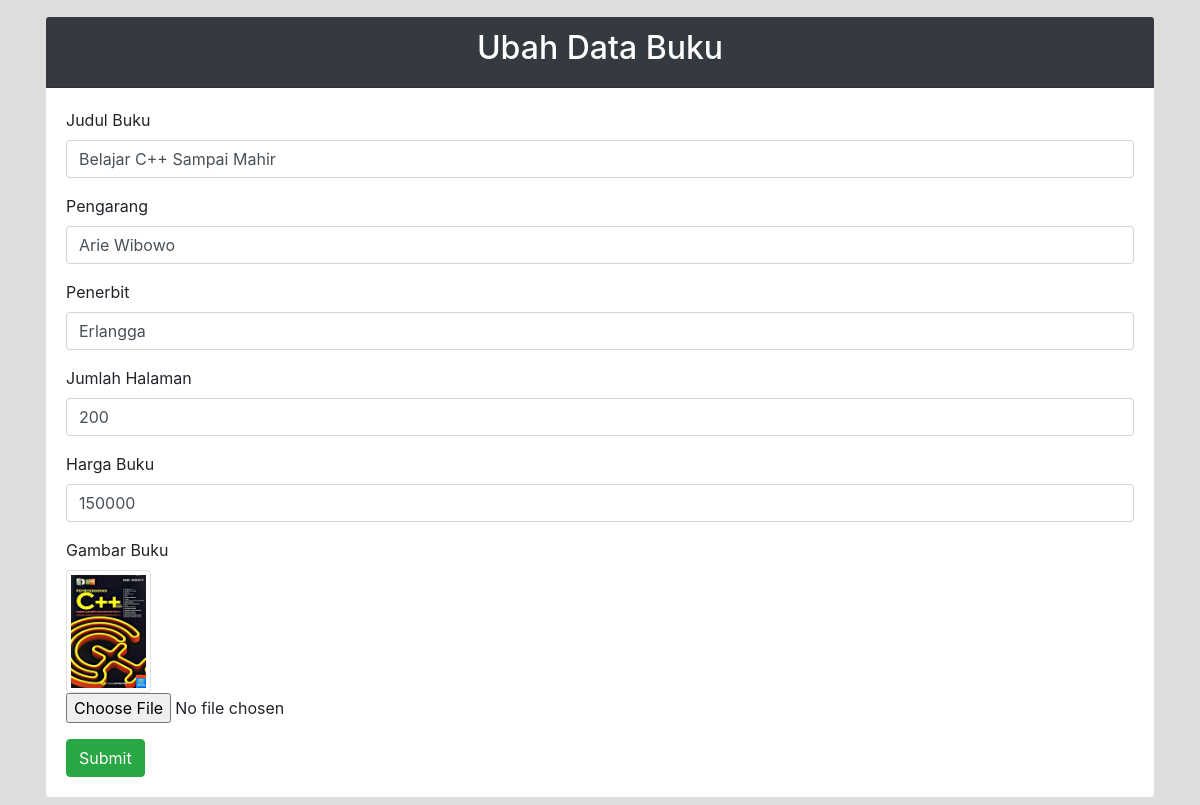
/ubah.php?id=12 (signed in), run on the app's committed database.
### tables this page shows
CREATE TABLE `buku` (
  `id` int(11) NOT NULL,
  `judul` varchar(500) NOT NULL,
  `pengarang` varchar(255) NOT NULL,
  `penerbit` varchar(255) NOT NULL,
  `jumlah_halaman` int(4) NOT NULL,
  `harga` int(10) NOT NULL,
  `gambar` varchar(100) NOT NULL
);

### function.php (called while the page is built, shortened)
<?php
$conn = mysqli_connect("localhost", "root", "", "rental_buku");
function query($query)
{
    global $conn;
    $result = mysqli_query($conn, $query);
    $rows = [];
    while ($row = mysqli_fetch_assoc($result)) {
        $rows[] = $row;
    }
    return $rows;
}

### ubah.php (the view, shortened to what this page needs)
<?php
include "template/header.php";
require "function.php";
$id = $_GET["id"];
$buku = query("SELECT * FROM buku WHERE id = $id")[0];
?>
<div class="container rounded my-3">
    <div class="card mt-3">
        <div class="card-header text-center bg-dark text-white">
            <h2>Ubah Data Buku</h2>
        </div>
        <div class="card-body">
            <form action="" method="POST" enctype="multipart/form-data">
                <div class="form-group">
                    <label for="judul">Judul Buku</label>
                    <input type="text" name="judul" id="judul" class="form-control" value="<?php echo $buku['judul']; ?>" required>
                </div>
                <div class="form-group">
                    <label for="pengarang">Pengarang</label>
                    <input type="text" name="pengarang" id="pengarang" class="form-control" value="<?php echo $buku['pengarang']; ?>" required>
                </div>
                <div class="form-group">
                    <label for="penerbit">Penerbit</label>
                    <input type="text" name="penerbit" id="penerbit" class="form-control" value="<?php echo $buku['penerbit']; ?>" required>
                </div>
                <div class="form-group">
                    <label for="jumlah_halaman">Jumlah Halaman</label>
                    <input type="number" name="jumlah_halaman" id="jumlah_halaman" class="form-control" value="<?php echo $buku['jumlah_halaman']; ?>" required>
                </div>
                <div class="form-group">
                    <label for="harga">Harga Buku</label>
                    <input type="number" name="harga" id="harga" class="form-control" value="<?php echo $buku['harga']; ?>" required>
                </div>
                <div class="form-group">
                    <label for="gambar">Gambar Buku</label> <br>
                    <img src="img/<?= $buku['gambar']; ?>" class="img-thumbnail" width="85px">
                    <input name="gambar" type="file" class="form-control-file" required>
                </div>
                <button type="submit" name="submit" class="btn btn-success">Submit</button>
            </form>
        </div>
    </div>
</div>
<?php include "template/footer.php" ?>

### data on the page
buku: judul "Belajar C++ Sampai Mahir", pengarang "Arie Wibowo", penerbit "Erlangga", jumlah_halaman "200", harga "150000", gambar (picture)
